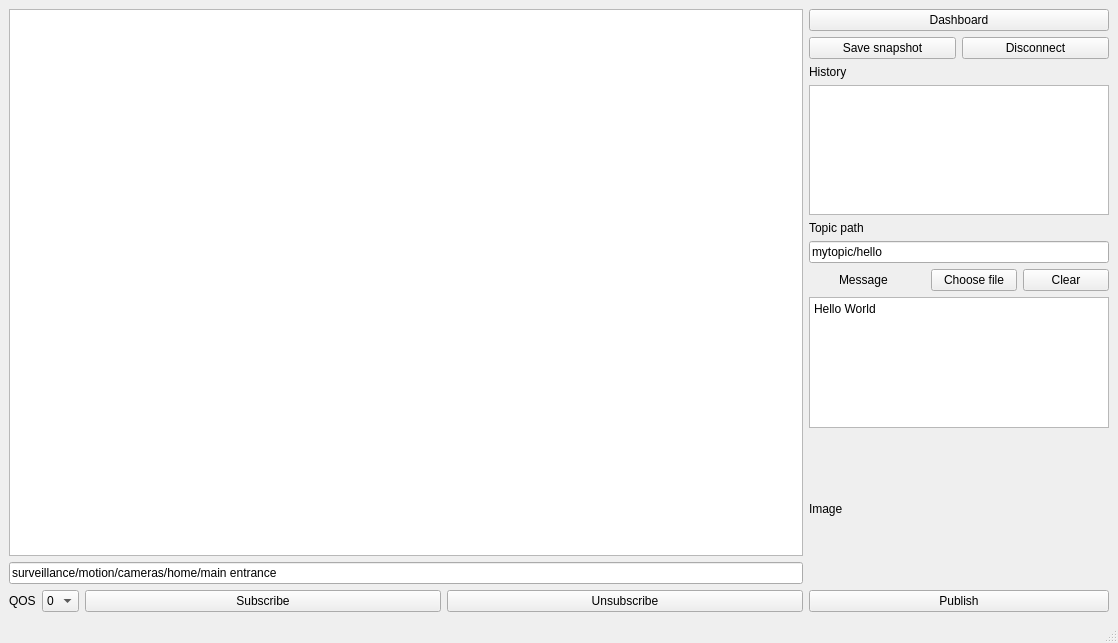
<?xml version="1.0" encoding="UTF-8"?>
<ui version="4.0">
 <class>MainWindow</class>
 <widget class="QMainWindow" name="MainWindow">
  <property name="geometry">
   <rect>
    <x>0</x>
    <y>0</y>
    <width>1118</width>
    <height>643</height>
   </rect>
  </property>
  <property name="windowTitle">
   <string>MainWindow</string>
  </property>
  <widget class="QWidget" name="centralwidget">
   <layout class="QVBoxLayout" name="verticalLayout_2">
    <item>
     <layout class="QHBoxLayout" name="horizontalLayout">
      <property name="topMargin">
       <number>0</number>
      </property>
      <item>
       <layout class="QVBoxLayout" name="tree">
        <property name="leftMargin">
         <number>0</number>
        </property>
        <item>
         <widget class="QTreeView" name="messageList">
          <property name="horizontalScrollBarPolicy">
           <enum>Qt::ScrollBarAlwaysOff</enum>
          </property>
          <property name="sizeAdjustPolicy">
           <enum>QAbstractScrollArea::AdjustToContentsOnFirstShow</enum>
          </property>
          <attribute name="headerCascadingSectionResizes">
           <bool>true</bool>
          </attribute>
          <attribute name="headerDefaultSectionSize">
           <number>100</number>
          </attribute>
         </widget>
        </item>
        <item>
         <widget class="QLineEdit" name="topic">
          <property name="text">
           <string>surveillance/motion/cameras/home/main entrance</string>
          </property>
         </widget>
        </item>
        <item>
         <layout class="QHBoxLayout" name="horizontalLayout_2">
          <property name="topMargin">
           <number>0</number>
          </property>
          <item>
           <widget class="QLabel" name="label_4">
            <property name="sizePolicy">
             <sizepolicy hsizetype="Fixed" vsizetype="Preferred">
              <horstretch>0</horstretch>
              <verstretch>0</verstretch>
             </sizepolicy>
            </property>
            <property name="text">
             <string>QOS</string>
            </property>
           </widget>
          </item>
          <item>
           <widget class="QComboBox" name="qos">
            <property name="sizePolicy">
             <sizepolicy hsizetype="Fixed" vsizetype="Fixed">
              <horstretch>0</horstretch>
              <verstretch>0</verstretch>
             </sizepolicy>
            </property>
            <item>
             <property name="text">
              <string>0</string>
             </property>
            </item>
            <item>
             <property name="text">
              <string>1</string>
             </property>
            </item>
            <item>
             <property name="text">
              <string>2</string>
             </property>
            </item>
           </widget>
          </item>
          <item>
           <widget class="QPushButton" name="subscribe">
            <property name="text">
             <string>Subscribe</string>
            </property>
           </widget>
          </item>
          <item>
           <widget class="QPushButton" name="unsubscribe">
            <property name="text">
             <string>Unsubscribe</string>
            </property>
           </widget>
          </item>
         </layout>
        </item>
       </layout>
      </item>
      <item>
       <layout class="QVBoxLayout" name="verticalLayout_5">
        <property name="leftMargin">
         <number>0</number>
        </property>
        <item>
         <widget class="QPushButton" name="dashboard">
          <property name="text">
           <string>Dashboard</string>
          </property>
         </widget>
        </item>
        <item>
         <layout class="QHBoxLayout" name="horizontalLayout_4">
          <property name="topMargin">
           <number>0</number>
          </property>
          <property name="rightMargin">
           <number>0</number>
          </property>
          <item>
           <widget class="QPushButton" name="save_snapshot">
            <property name="text">
             <string>Save snapshot</string>
            </property>
           </widget>
          </item>
          <item>
           <widget class="QPushButton" name="disconnect">
            <property name="text">
             <string>Disconnect</string>
            </property>
           </widget>
          </item>
         </layout>
        </item>
        <item>
         <spacer name="verticalSpacer">
          <property name="orientation">
           <enum>Qt::Vertical</enum>
          </property>
          <property name="sizeHint" stdset="0">
           <size>
            <width>20</width>
            <height>40</height>
           </size>
          </property>
         </spacer>
        </item>
        <item>
         <widget class="QLabel" name="label">
          <property name="text">
           <string>History</string>
          </property>
         </widget>
        </item>
        <item>
         <widget class="QListWidget" name="listWidget">
          <property name="sizePolicy">
           <sizepolicy hsizetype="Preferred" vsizetype="Expanding">
            <horstretch>0</horstretch>
            <verstretch>0</verstretch>
           </sizepolicy>
          </property>
          <property name="minimumSize">
           <size>
            <width>300</width>
            <height>0</height>
           </size>
          </property>
          <property name="maximumSize">
           <size>
            <width>100</width>
            <height>16777215</height>
           </size>
          </property>
         </widget>
        </item>
        <item>
         <widget class="QLabel" name="label_2">
          <property name="text">
           <string>Topic path</string>
          </property>
         </widget>
        </item>
        <item>
         <widget class="QLineEdit" name="path">
          <property name="sizePolicy">
           <sizepolicy hsizetype="Minimum" vsizetype="Fixed">
            <horstretch>0</horstretch>
            <verstretch>0</verstretch>
           </sizepolicy>
          </property>
          <property name="text">
           <string>mytopic/hello</string>
          </property>
         </widget>
        </item>
        <item>
         <layout class="QHBoxLayout" name="horizontalLayout_3">
          <property name="leftMargin">
           <number>30</number>
          </property>
          <property name="topMargin">
           <number>0</number>
          </property>
          <item>
           <widget class="QLabel" name="label_3">
            <property name="text">
             <string>Message</string>
            </property>
           </widget>
          </item>
          <item>
           <widget class="QPushButton" name="chooseFile">
            <property name="sizePolicy">
             <sizepolicy hsizetype="Preferred" vsizetype="Fixed">
              <horstretch>0</horstretch>
              <verstretch>0</verstretch>
             </sizepolicy>
            </property>
            <property name="minimumSize">
             <size>
              <width>30</width>
              <height>0</height>
             </size>
            </property>
            <property name="text">
             <string>Choose file</string>
            </property>
           </widget>
          </item>
          <item>
           <widget class="QPushButton" name="clear">
            <property name="text">
             <string>Clear</string>
            </property>
           </widget>
          </item>
         </layout>
        </item>
        <item>
         <layout class="QHBoxLayout" name="horizontalLayout_5">
          <property name="leftMargin">
           <number>0</number>
          </property>
          <property name="topMargin">
           <number>0</number>
          </property>
          <item>
           <widget class="QPlainTextEdit" name="msg_to_publish">
            <property name="sizePolicy">
             <sizepolicy hsizetype="Minimum" vsizetype="Expanding">
              <horstretch>0</horstretch>
              <verstretch>0</verstretch>
             </sizepolicy>
            </property>
            <property name="plainText">
             <string>Hello World</string>
            </property>
           </widget>
          </item>
         </layout>
        </item>
        <item>
         <widget class="QLabel" name="img_label">
          <property name="sizePolicy">
           <sizepolicy hsizetype="Minimum" vsizetype="Minimum">
            <horstretch>0</horstretch>
            <verstretch>0</verstretch>
           </sizepolicy>
          </property>
          <property name="minimumSize">
           <size>
            <width>100</width>
            <height>150</height>
           </size>
          </property>
          <property name="maximumSize">
           <size>
            <width>300</width>
            <height>450</height>
           </size>
          </property>
          <property name="text">
           <string>Image</string>
          </property>
         </widget>
        </item>
        <item>
         <widget class="QPushButton" name="publish">
          <property name="text">
           <string>Publish</string>
          </property>
         </widget>
        </item>
       </layout>
      </item>
     </layout>
    </item>
   </layout>
  </widget>
  <widget class="QMenuBar" name="menubar">
   <property name="geometry">
    <rect>
     <x>0</x>
     <y>0</y>
     <width>1118</width>
     <height>24</height>
    </rect>
   </property>
  </widget>
  <widget class="QStatusBar" name="statusbar"/>
 </widget>
 <resources/>
 <connections/>
</ui>
